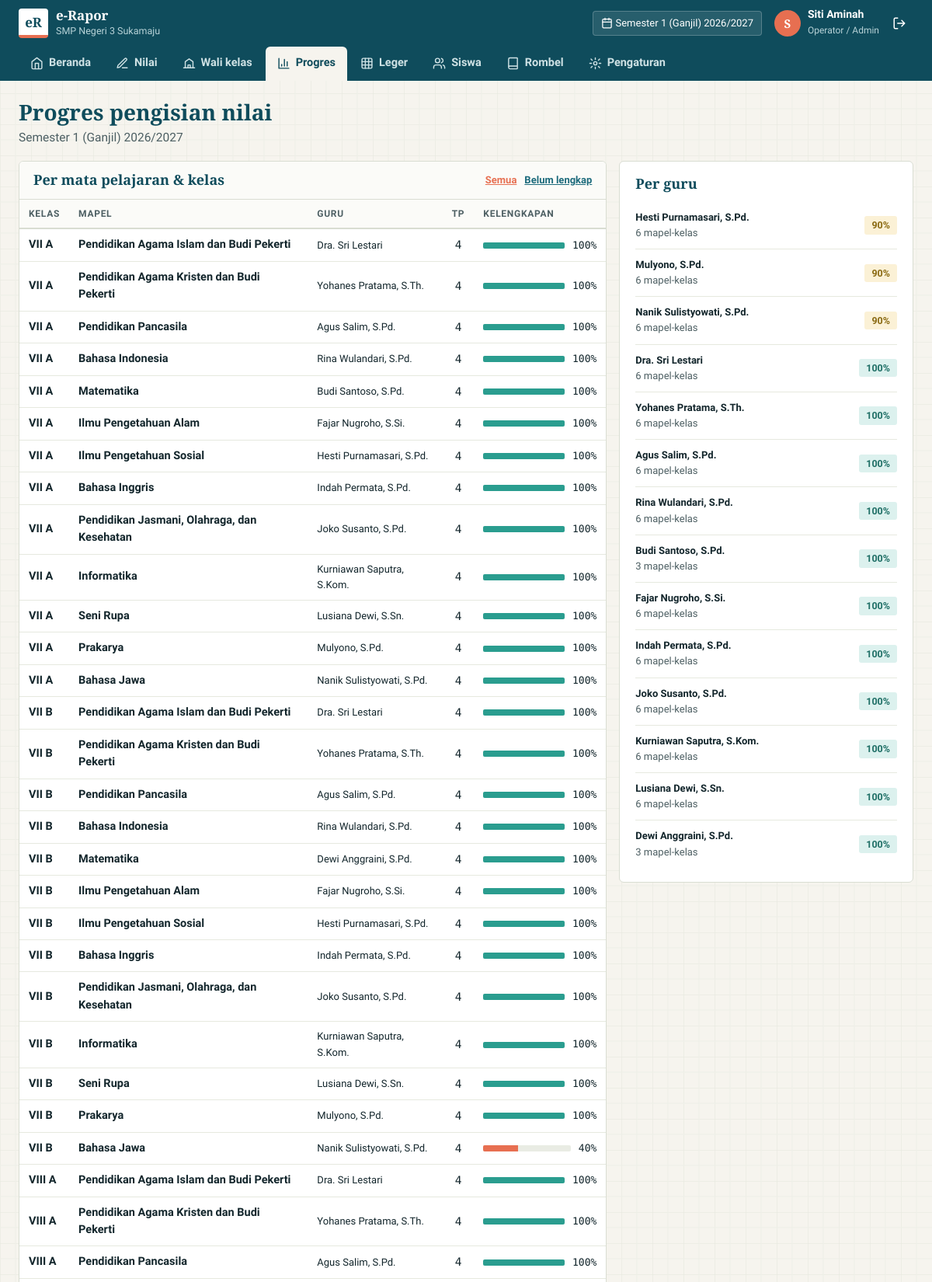
The page /index.php?page=progres (signed in, upper part) on the database its author committed.
### tables this page shows
CREATE TABLE `pengaturan` (
  `id` TINYINT PRIMARY KEY,
  `nama_sekolah` VARCHAR(120) NOT NULL,
  `npsn` VARCHAR(12) NOT NULL DEFAULT '',
  `jenjang` ENUM('SD','SMP','SMA','SMK') NOT NULL DEFAULT 'SMP',
  `alamat` VARCHAR(200) NOT NULL DEFAULT '',
  `kelurahan` VARCHAR(60) NOT NULL DEFAULT '',
  `kecamatan` VARCHAR(60) NOT NULL DEFAULT '',
  `kabupaten` VARCHAR(60) NOT NULL DEFAULT '',
  `provinsi` VARCHAR(60) NOT NULL DEFAULT '',
  `kode_pos` VARCHAR(10) NOT NULL DEFAULT '',
  `telepon` VARCHAR(30) NOT NULL DEFAULT '',
  `email` VARCHAR(100) NOT NULL DEFAULT '',
  `website` VARCHAR(100) NOT NULL DEFAULT '',
  `kepala_sekolah` VARCHAR(100) NOT NULL DEFAULT '',
  `nip_kepsek` VARCHAR(25) NOT NULL DEFAULT '',
  `tempat_rapor` VARCHAR(60) NOT NULL DEFAULT '',
  `kktp` TINYINT NOT NULL DEFAULT 75,
  `bobot_tp` TINYINT NOT NULL DEFAULT 50,
  `periode_id` INT NOT NULL,
  `kunci_nilai` TINYINT(1) NOT NULL DEFAULT 0,
  `rapor_terbit` TINYINT(1) NOT NULL DEFAULT 0
);

CREATE TABLE `periode` (
  `id` INT AUTO_INCREMENT PRIMARY KEY,
  `tahun_ajaran` VARCHAR(9) NOT NULL,
  `semester` TINYINT NOT NULL,
  `tgl_rapor` DATE NOT NULL,
  UNIQUE KEY `uq_periode` (`tahun_ajaran`, `semester`)
);

CREATE TABLE `pengguna` (
  `id` INT AUTO_INCREMENT PRIMARY KEY,
  `nama` VARCHAR(100) NOT NULL,
  `nip` VARCHAR(25) NOT NULL DEFAULT '',
  `username` VARCHAR(40) NOT NULL UNIQUE,
  `password` VARCHAR(255) NOT NULL,
  `role` ENUM('admin','guru','kepsek') NOT NULL DEFAULT 'guru',
  `aktif` TINYINT(1) NOT NULL DEFAULT 1,
  `created_at` DATETIME NOT NULL
);

CREATE TABLE `pembelajaran` (
  `id` INT AUTO_INCREMENT PRIMARY KEY,
  `rombel_id` INT NOT NULL,
  `mapel_id` INT NOT NULL,
  `guru_id` INT DEFAULT NULL,
  `kktp` TINYINT DEFAULT NULL,
  UNIQUE KEY `uq_pembelajaran` (`rombel_id`, `mapel_id`),
  FOREIGN KEY (`rombel_id`) REFERENCES `rombel`(`id`) ON DELETE CASCADE,
  FOREIGN KEY (`mapel_id`) REFERENCES `mapel`(`id`) ON DELETE CASCADE,
  FOREIGN KEY (`guru_id`) REFERENCES `pengguna`(`id`) ON DELETE SET NULL
);

CREATE TABLE `rombel` (
  `id` INT AUTO_INCREMENT PRIMARY KEY,
  `periode_id` INT NOT NULL,
  `nama` VARCHAR(20) NOT NULL,
  `tingkat` TINYINT NOT NULL,
  `fase` CHAR(1) NOT NULL DEFAULT 'D',
  `wali_id` INT DEFAULT NULL,
  UNIQUE KEY `uq_rombel` (`periode_id`, `nama`),
  FOREIGN KEY (`periode_id`) REFERENCES `periode`(`id`) ON DELETE CASCADE,
  FOREIGN KEY (`wali_id`) REFERENCES `pengguna`(`id`) ON DELETE SET NULL
);

CREATE TABLE `mapel` (
  `id` INT AUTO_INCREMENT PRIMARY KEY,
  `kode` VARCHAR(12) NOT NULL UNIQUE,
  `nama` VARCHAR(100) NOT NULL,
  `kelompok` ENUM('umum','mulok') NOT NULL DEFAULT 'umum',
  `agama` VARCHAR(10) DEFAULT NULL,
  `urutan` TINYINT NOT NULL DEFAULT 0
);

### index.php (called while the page is built, shortened)
<?php
require __DIR__ . '/includes/bootstrap.php';
$publik = ['login', 'cek'];
$routes = [
    'login'          => 'pages/login.php',
    'logout'         => 'pages/logout.php',
    'cek'            => 'pages/cek.php',
    'dashboard'      => 'pages/dashboard.php',
    'nilai'          => 'pages/nilai/index.php',
    'nilai.input'    => 'pages/nilai/input.php',
    'nilai.aksi'     => 'pages/nilai/aksi.php',
    'nilai.csv'      => 'pages/nilai/csv.php',
    'wali'           => 'pages/wali/index.php',
    'wali.aksi'      => 'pages/wali/aksi.php',
    'leger'          => 'pages/leger.php',
    'rapor'          => 'pages/rapor.php',
    'progres'        => 'pages/progres.php',
    'siswa'          => 'pages/siswa/index.php',
    'siswa.form'     => 'pages/siswa/form.php',
    'siswa.aksi'     => 'pages/siswa/aksi.php',
    'siswa.impor'    => 'pages/siswa/impor.php',
    'rombel'         => 'pages/rombel/index.php',
    'rombel.detail'  => 'pages/rombel/detail.php',
    'rombel.aksi'    => 'pages/rombel/aksi.php',
    'guru'           => 'pages/guru.php',
    'mapel'          => 'pages/mapel.php',
    'ekskul'         => 'pages/ekskul.php',
    'periode'        => 'pages/periode.php',
    'pengaturan'     => 'pages/pengaturan.php',
    'profil'         => 'pages/profil.php',
];
$page = $_GET['page'] ?? (user() ? 'dashboard' : 'login');
if (!in_array($page, $publik, true)) require_login();
require __DIR__ . '/' . $routes[$page];

### pages/progres.php (the view, shortened to what this page needs)
<?php
$data = progres_pembelajaran();
$guru = [];
foreach ($data as $r) {
    $g = $r['guru'] ?: 'Belum ada guru';
    $guru[$g]['p'][] = persen_progres($r);
    $guru[$g]['n'] = ($guru[$g]['n'] ?? 0) + 1;
}
uasort($guru, fn($a, $b) => array_sum($a['p']) / count($a['p']) <=> array_sum($b['p']) / count($b['p']));
$f = $_GET['f'] ?? '';
$kelasBar = fn($p) => $p >= 100 ? '' : ($p >= 60 ? 'sedang' : 'kurang');
$title = 'Progres pengisian nilai';
$sub = e(label_periode(periode_aktif()));
require __DIR__ . '/../includes/header.php';
?>
<div class="grid g21">
  <div class="kartu rata">
    <div class="kartu-kepala"><h3>Per mata pelajaran & kelas</h3>
      <nav class="baris kecil"><a href="<?= url('progres') ?>" class="tebal" <?= $f ? '' : 'style="color:var(--koral)"' ?>>Semua</a><a href="<?= url('progres', ['f' => 'belum']) ?>" class="tebal" <?= $f ? 'style="color:var(--koral)"' : '' ?>>Belum lengkap</a></nav></div>
    <div class="tabel-wrap"><table class="tabel">
      <thead><tr><th>Kelas</th><th>Mapel</th><th>Guru</th><th class="tengah">TP</th><th style="width:170px">Kelengkapan</th></tr></thead>
      <tbody>
      <?php foreach ($data as $r): $p = persen_progres($r); ?>
        <tr><td class="tebal"><?= e($r['rombel']) ?></td><td><a class="nama" href="<?= url('nilai.input', ['id' => $r['id']]) ?>"><?= e($r['mapel']) ?></a></td><td class="kecil"><?= e($r['guru'] ?: '-') ?></td><td class="tengah mono"><?= (int) $r['jml_tp'] ?></td>
          <td><div class="baris" style="flex-wrap:nowrap"><div class="bar grow <?= $kelasBar($p) ?>"><i style="width:<?= $p ?>%"></i></div><span class="mono kecil"><?= $p ?>%</span></div></td></tr>
      <?php endforeach; ?>
      </tbody>
    </table><?php if (!$data): ?><div class="kosong">Semua nilai sudah lengkap.</div><?php endif; ?></div>
  </div>
  <div class="kartu" style="align-self:start">
    <h3>Per guru</h3>
    <div class="daftar">
      <?php foreach ($guru as $g => $x): $p = (int) round(array_sum($x['p']) / count($x['p'])); ?>
        <div><span class="grow kecil"><b><?= e($g) ?></b><div class="muted"><?= $x['n'] ?> mapel-kelas</div></span><span class="chip <?= $p >= 100 ? 'hijau' : ($p >= 60 ? 'pasir' : 'koral') ?>"><?= $p ?>%</span></div>
      <?php endforeach; ?>
    </div>
  </div>
</div>
<?php require __DIR__ . '/../includes/footer.php'; ?>

### includes/header.php (shortened to what this page needs)
<?php
$_s = setting();
$_p = periode_aktif();
$_menu = [['dashboard', 'Beranda', 'home']];
if (role() === 'guru' || is_admin()) $_menu[] = ['nilai', is_admin() ? 'Nilai' : 'Nilai saya', 'pena'];
if (rombel_wali() || lihat_semua()) $_menu[] = ['wali', lihat_semua() ? 'Wali kelas' : 'Kelas saya', 'kelas'];
if (lihat_semua()) { $_menu[] = ['progres', 'Progres', 'grafik']; $_menu[] = ['leger', 'Leger', 'grid']; }
if (is_admin()) {
    $_menu[] = ['siswa', 'Siswa', 'users'];
    $_menu[] = ['rombel', 'Rombel', 'buku'];
    $_menu[] = ['pengaturan', 'Pengaturan', 'setel'];
}
$_cur = explode('.', $_GET['page'] ?? 'dashboard')[0];
?>
<!DOCTYPE html>
<html lang="id">
<head>
<link rel="stylesheet" href="assets/css/style.css">
</head>
<body>
<header class="atas no-print">
  <div class="atas-baris">
    <a class="merek" href="<?= url('dashboard') ?>">
      <span class="logo">eR</span>
      <span><b>e-Rapor</b><small><?= e($_s['nama_sekolah']) ?></small></span>
    </a>
    <div class="periode-chip" title="Periode aktif"><?= icon('kalender', 15) ?> <?= e(label_periode($_p)) ?><?php if ($_s['kunci_nilai']): ?> · <span class="kunci"><?= icon('kunci', 13) ?> nilai dikunci</span><?php endif; ?></div>
    <div class="akun">
      <a href="<?= url('profil') ?>" class="akun-nama"><span class="av"><?= e(mb_strtoupper(mb_substr(user()['nama'], 0, 1))) ?></span><span><b><?= e(explode(',', user()['nama'])[0]) ?></b><small><?= e(LABEL_ROLE[role()] ?? role()) ?><?= rombel_wali() ? ' · Wali ' . e(implode(', ', array_column(rombel_wali(), 'nama'))) : '' ?></small></span></a>
      <a class="ibtn" href="<?= url('logout') ?>" title="Keluar" aria-label="Keluar"><?= icon('keluar') ?></a>
    </div>
  </div>
  <nav class="tab-atas" aria-label="Menu utama">
    <?php foreach ($_menu as [$_k, $_l, $_i]): ?>
      <a href="<?= url($_k) ?>" class="<?= $_cur === $_k ? 'aktif' : '' ?>"><?= icon($_i, 17) ?> <?= e($_l) ?></a>
    <?php endforeach; ?>
  </nav>
</header>
<main class="isi">
  <div class="judul-hal">
    <div>
      <h1><?= e($title ?? 'Beranda') ?></h1>
      <?php if (!empty($sub)): ?><p><?= $sub ?></p><?php endif; ?>
    </div>
  </div>

### rows shown on the page
pengaturan: nama_sekolah "SMP Negeri 3 Sukamaju"
periode: label_periode($_p) "Semester 1 (Ganjil) 2026/2027", sub "Semester 1 (Ganjil) 2026/2027"
pengguna: nama "S", nama "Siti Aminah", role "Operator / Admin"
pembelajaran: rombel.nama "VII A", mapel.nama "Pendidikan Agama Islam dan Budi Pekerti", guru.nama "Dra. Sri Lestari", jml_tp "4", p "100"
pembelajaran: rombel.nama "VII A", mapel.nama "Pendidikan Agama Kristen dan Budi Pekerti", guru.nama "Yohanes Pratama, S.Th.", jml_tp "4", p "100"
pembelajaran: rombel.nama "VII A", mapel.nama "Pendidikan Pancasila", guru.nama "Agus Salim, S.Pd.", jml_tp "4", p "100"
pembelajaran: rombel.nama "VII A", mapel.nama "Bahasa Indonesia", guru.nama "Rina Wulandari, S.Pd.", jml_tp "4", p "100"
pembelajaran: rombel.nama "VII A", mapel.nama "Matematika", guru.nama "Budi Santoso, S.Pd.", jml_tp "4", p "100"
pembelajaran: rombel.nama "VII A", mapel.nama "Ilmu Pengetahuan Alam", guru.nama "Fajar Nugroho, S.Si.", jml_tp "4", p "100"
pembelajaran: rombel.nama "VII A", mapel.nama "Ilmu Pengetahuan Sosial", guru.nama "Hesti Purnamasari, S.Pd.", jml_tp "4", p "100"
pembelajaran: rombel.nama "VII A", mapel.nama "Bahasa Inggris", guru.nama "Indah Permata, S.Pd.", jml_tp "4", p "100"
pembelajaran: rombel.nama "VII A", mapel.nama "Pendidikan Jasmani, Olahraga, dan Kesehatan", guru.nama "Joko Susanto, S.Pd.", jml_tp "4", p "100"
pembelajaran: rombel.nama "VII A", mapel.nama "Informatika", guru.nama "Kurniawan Saputra, S.Kom.", jml_tp "4", p "100"
pembelajaran: rombel.nama "VII A", mapel.nama "Seni Rupa", guru.nama "Lusiana Dewi, S.Sn.", jml_tp "4", p "100"
pembelajaran: rombel.nama "VII A", mapel.nama "Prakarya", guru.nama "Mulyono, S.Pd.", jml_tp "4", p "100"
pembelajaran: rombel.nama "VII A", mapel.nama "Bahasa Jawa", guru.nama "Nanik Sulistyowati, S.Pd.", jml_tp "4", p "100"
pembelajaran: rombel.nama "VII B", mapel.nama "Pendidikan Agama Islam dan Budi Pekerti", guru.nama "Dra. Sri Lestari", jml_tp "4", p "100"
pembelajaran: rombel.nama "VII B", mapel.nama "Pendidikan Agama Kristen dan Budi Pekerti", guru.nama "Yohanes Pratama, S.Th.", jml_tp "4", p "100"
pembelajaran: rombel.nama "VII B", mapel.nama "Pendidikan Pancasila", guru.nama "Agus Salim, S.Pd.", jml_tp "4", p "100"
pembelajaran: rombel.nama "VII B", mapel.nama "Bahasa Indonesia", guru.nama "Rina Wulandari, S.Pd.", jml_tp "4", p "100"
pembelajaran: rombel.nama "VII B", mapel.nama "Matematika", guru.nama "Dewi Anggraini, S.Pd.", jml_tp "4", p "100"
pembelajaran: rombel.nama "VII B", mapel.nama "Ilmu Pengetahuan Alam", guru.nama "Fajar Nugroho, S.Si.", jml_tp "4", p "100"
pembelajaran: rombel.nama "VII B", mapel.nama "Ilmu Pengetahuan Sosial", guru.nama "Hesti Purnamasari, S.Pd.", jml_tp "4", p "100"
pembelajaran: rombel.nama "VII B", mapel.nama "Bahasa Inggris", guru.nama "Indah Permata, S.Pd.", jml_tp "4", p "100"
pembelajaran: rombel.nama "VII B", mapel.nama "Pendidikan Jasmani, Olahraga, dan Kesehatan", guru.nama "Joko Susanto, S.Pd.", jml_tp "4", p "100"
pembelajaran: rombel.nama "VII B", mapel.nama "Informatika", guru.nama "Kurniawan Saputra, S.Kom.", jml_tp "4", p "100"
pembelajaran: rombel.nama "VII B", mapel.nama "Seni Rupa", guru.nama "Lusiana Dewi, S.Sn.", jml_tp "4", p "100"
pembelajaran: rombel.nama "VII B", mapel.nama "Prakarya", guru.nama "Mulyono, S.Pd.", jml_tp "4", p "100"
pembelajaran: rombel.nama "VII B", mapel.nama "Bahasa Jawa", guru.nama "Nanik Sulistyowati, S.Pd.", jml_tp "4", p "40"
pembelajaran: rombel.nama "VIII A", mapel.nama "Pendidikan Agama Islam dan Budi Pekerti", guru.nama "Dra. Sri Lestari", jml_tp "4", p "100"
pembelajaran: rombel.nama "VIII A", mapel.nama "Pendidikan Agama Kristen dan Budi Pekerti", guru.nama "Yohanes Pratama, S.Th.", jml_tp "4", p "100"
pembelajaran: rombel.nama "VIII A", mapel.nama "Pendidikan Pancasila", guru.nama "Agus Salim, S.Pd.", jml_tp "4", p "100"
pengguna: nama "Nanik Sulistyowati, S.Pd."

### other values the page prints
$_l "Beranda"
$_l "Nilai"
$_l "Wali kelas"
$_l "Progres"
$_l "Leger"
$_l "Siswa"
$_l "Rombel"
$_l "Pengaturan"
$title "Progres pengisian nilai"
$g "Hesti Purnamasari, S.Pd."
$x['n'] "6"
$p "90"
$g "Mulyono, S.Pd."
$g "Dra. Sri Lestari"
$p "100"
